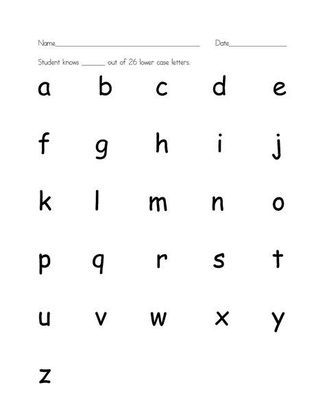
%> input picture All codes/Used Images/image (9).jpeg, 325 x 420 px, shrunk from 474 x 613 before the run
$ octave FINAL_CODE.m   (GNU Octave 9; MATLAB toolbox functions it lacks are replaced by stand-ins)
%> lines starting %> are read from the running program, lines starting %| are printed output that depends on the picture; in (x1, y1, x2, y2) boxes, pixels count from 0 and x2, y2 are one past the last pixel; in counts of white or black regions, pixels touching at a corner belong together; the program's own positions count from 1
clc;
clear;
close all;

% Step 1: Load the image
imageFile = 'image (9).jpeg';  % Replace with your image file path
img = imread(imageFile);  % Read the image
%> img is the input picture: size 420x325x3 uint8; min 0, max 255, mean 250.4

% Step 2: Convert to Grayscale if Necessary
if size(img, 3) == 3  % RGB images have 3 color channels
    gray_img = rgb2gray(img);  % Convert to grayscale
else
    gray_img = img;  % If already grayscale, use as is
end

% Step 3: Improve Image Quality (Contrast Adjustment and Noise Reduction)

% Adaptive histogram equalization to enhance contrast adaptively
clahe_img = adapthisteq(gray_img, 'ClipLimit', 0.02, 'Distribution', 'rayleigh');

% Apply median filter to reduce noise
filtered_img = medfilt2(clahe_img, [3 3]);

% Step 4: Correct Skewness using Hough Transform
edges_img = edge(filtered_img, 'canny');
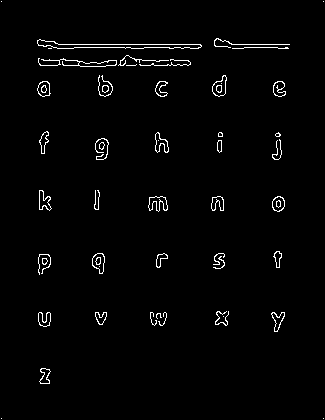
%> edges_img: size 420x325 logical; 1.9% white in thin lines or dots
[H, theta, rho] = hough(edges_img);
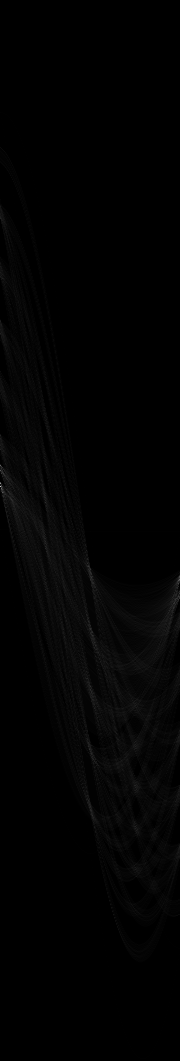
%> H: size 1061x180 double; min 0, max 204, mean 2.5
%> theta = 180 values from -90 to 89; rho = 1061 values from -530 to 530
peaks = houghpeaks(H, 5);
%> peaks = [487 1]
lines = houghlines(edges_img, theta, rho, peaks);
%> lines = 1 line; point1 to point2 (x, y): (39, 45) to (290, 45)

% Compute the dominant angle
angles = [lines.theta];
%> angles = -90
if ~isempty(angles)
    avg_angle = mean(angles);
%> avg_angle = -90
    rotated_img = imrotate(filtered_img, -avg_angle, 'bilinear', 'crop');
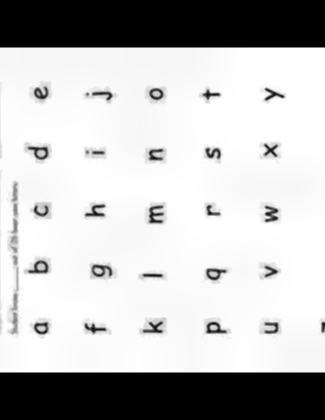
%> rotated_img: size 420x325 uint8; min 0, max 255, mean 189.3
else
    rotated_img = filtered_img; % No rotation if no dominant angle detected
end

% Display processed grayscale image
figure, imshow(rotated_img);
title('Preprocessed Grayscale Image');

% Step 5: Check Contrast Using Standard Deviation
intensity_std = std(double(rotated_img(:)));  % Convert to double for precision
%> intensity_std = 105.2

% Define a threshold for the standard deviation
std_threshold = 20;  % Adjust if needed
disp(['Calculated Standard Deviation: ', num2str(intensity_std)]);
%| Calculated Standard Deviation: 105.1599

if intensity_std < std_threshold
    disp('Low contrast detected. Applying histogram equalization.');
    enhanced_img = histeq(rotated_img);  % Perform histogram equalization
else
    disp('Sufficient contrast detected. Skipping histogram equalization.');
    enhanced_img = rotated_img;
end

% Step 6: Apply Otsu's Thresholding
threshold_value = graythresh(enhanced_img);  % Calculate optimal threshold
%> threshold_value = 0.498
bin_img = imbinarize(enhanced_img, threshold_value);  % Convert to binary image
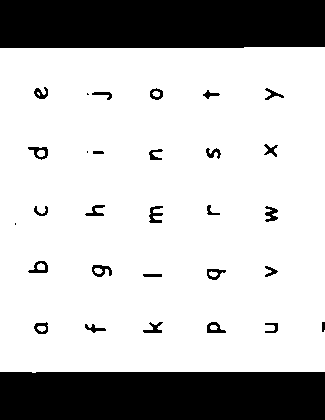
%> bin_img: size 420x325 logical; 75.6% white; 31 black regions (3 under 20 px), largest, box (x1, y1, x2, y2) and area: (0, 372, 325, 420) 15596, (0, 0, 325, 48) 15519, (149, 206, 163, 223) 133

% Invert the binary image if needed (white background, black text)
bin_img = ~bin_img;

% Define a structuring element for morphological operations
se = strel('disk', 1);

% Apply opening (removes small noise)
opened_img = imopen(bin_img, se);
%> opened_img: size 420x325 logical; 24.3% white; 30 white regions (2 under 20 px), largest, box (x1, y1, x2, y2) and area: (0, 372, 325, 420) 15596, (0, 0, 325, 48) 15519, (149, 206, 163, 223) 125

% Apply closing (fills small holes)
processed_img = imclose(opened_img, se);
%> processed_img: size 420x325 logical; 24.3% white; 30 white regions (2 under 20 px), largest, box (x1, y1, x2, y2) and area: (0, 372, 325, 420) 15596, (0, 0, 325, 48) 15519, (149, 206, 163, 223) 127

% Step 7: Noise Removal
[L, num] = bwlabel(processed_img);
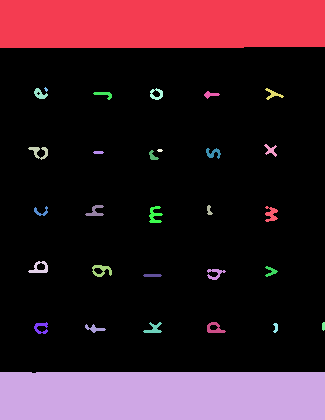
%> L: size 420x325 double; 31 distinct labels, from 0 to 30; one colour per label, 0 black
%> num = 30
stats = regionprops(L, 'Area');
%> stats = 30 regions; largest, Area: 15596, 15519, 127, 126, 119

area_threshold = 50;  % Components smaller than this will be removed
filtered_img = processed_img;
for i = 1:num
    if stats(i).Area < area_threshold
        filtered_img(L == i) = 0;
    end
end
%> this loop made 30 passes
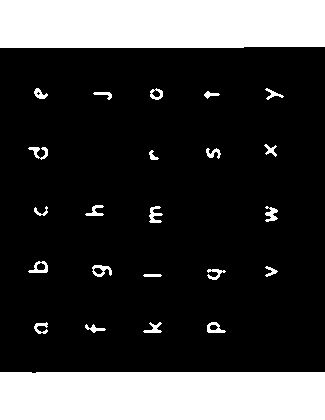
%> filtered_img: size 420x325 logical; 24.2% white; 24 white regions

% Step 8: Character Segmentation
[L, num_components] = bwlabel(filtered_img);
%> L: size 420x325 double; 25 distinct labels, from 0 to 24
%> num_components = 24
stats = regionprops(L, 'BoundingBox', 'Area');
%> stats = 24 regions; largest, box (x1, y1, x2, y2) and Area: (0, 372, 325, 420) 15596, (0, 0, 325, 48) 15519, (149, 206, 163, 223) 127, (92, 265, 112, 277) 126, (28, 261, 48, 273) 119

% Determine dynamic thresholds based on median area
areas = [stats.Area];
%> areas = 24 values, max 15596 at index 2, min 50 at index 14, mean 1377.6
min_size = median(areas) * 0.5;
%> min_size = 44
char_min_size = min_size * 0.2;
%> char_min_size = 8.8
disp(['Dynamic min_size: ', num2str(min_size)]);
%| Dynamic min_size: 44
disp(['Dynamic char_min_size: ', num2str(char_min_size)]);
%| Dynamic char_min_size: 8.8

% Create folder to save segmented characters
output_folder = 'Seg_Imgs';
if ~exist(output_folder, 'dir')
    mkdir(output_folder);
end

total_letters = 0;

% Process each detected component
for i = 1:num_components
    if stats(i).Area < min_size
        continue;
    end

    % Get bounding box of the valid component
    bbox = stats(i).BoundingBox;

    % Crop the image for the valid component
    line_img = imcrop(filtered_img, bbox);

    % Label connected components (characters) within the line
    [L_char, num_chars] = bwlabel(line_img);
    char_stats = regionprops(L_char, 'BoundingBox', 'Area');

    % Filter valid characters by size
    valid_char_stats = char_stats([char_stats.Area] >= char_min_size);

    % Save each valid character
    for j = 1:length(valid_char_stats)
        char_bbox = valid_char_stats(j).BoundingBox;
        char_img = imcrop(line_img, char_bbox);

        % Save the segmented character
        total_letters = total_letters + 1;
        output_path = fullfile(output_folder, sprintf('char_%d.png', total_letters));
        imwrite(char_img, output_path);
    end
end
%> this loop made 24 passes
%> (bbox, valid_char_stats) on passes 2 to 11: ([0.5 372.5 325 48], {Area 15596, BoundingBox [0.5 0.5 325 48]}), ([28.5 147.5 20 13], {Area 115, BoundingBox [0.5 0.5 20 13]}), ([28.5 261.5 20 12], {Area 119, BoundingBox [0.5 0.5 20 12]}), ([34.5 88.5 14 11], {Area 83, BoundingBox [0.5 0.5 14 11]}), ([34.5 206.5 14 10], {Area 56, BoundingBox [0.5 0.5 14 10]}), ([34.5 322.5 14 12], {Area 89, BoundingBox [0.5 0.5 14 12]}), ([85.5 205.5 19 11], {Area 101, BoundingBox [0.5 0.5 19 11]}), ([85.5 324.5 21 9], {Area 80, BoundingBox [0.5 0.5 21 9]}), ([92.5 265.5 20 12], {Area 126, BoundingBox [0.5 0.5 20 12]}), ([93.5 92.5 19 8], {Area 69, BoundingBox [0.5 0.5 19 8]})
%> valid_char_stats on pass 1: {Area 15519, BoundingBox [0.5 0.5 325 48]}
%> pass 2, `line_img = imcrop(filtered_img, bbox);`:
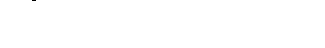
%> line_img: size 48x325 logical; 100% white; black in thin lines or dots, all inside (x1, y1, x2, y2) = (32, 0, 36, 1)
%> after the loop, total_letters = 24

disp(['Total number of letters detected and saved: ', num2str(total_letters)]);
%| Total number of letters detected and saved: 24

disp(' ');
disp(' ');
disp('Saved to Seg_Imgs!');
disp('Please use model to convert to text');

$ run again, with All codes/Used Images/image (11).jpeg copied over All codes/Used Images/image (9).jpeg
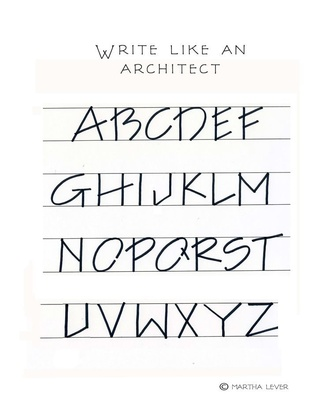
%> input picture All codes/Used Images/image (11).jpeg, 324 x 420 px, shrunk from 735 x 952 before the run
%> img is the input picture: size 420x324x3 uint8; mean R, G, B 242.7, 242.7, 242.5
%> edges_img: size 420x324 logical; 6.7% white in thin lines or dots
%> theta = 180 values from -90 to 89; rho = 1061 values from -530 to 530
%> peaks = [438 1; 827 91; 360 1; 325 1; 259 1]
%> lines = 5 lines; point1 to point2 (x, y): (38, 94) to (296, 94), (43, 207) to (297, 207), (297, 95) to (297, 315), (133, 273) to (297, 273), (106, 172) to (263, 172)
%> angles = [-90 0 -90 -90 -90]
%> avg_angle = -72
%> intensity_std = 93.74
%| Calculated Standard Deviation: 93.7443
%> threshold_value = 0.467
%> opened_img: size 420x324 logical; 22.6% white; 80 white regions (27 under 20 px), largest, box (x1, y1, x2, y2) and area: (0, 328, 280, 420) 13101, (44, 0, 324, 92) 13093, (243, 233, 286, 274) 275
%> processed_img: size 420x324 logical; 22.6% white; 79 white regions (27 under 20 px), largest, box (x1, y1, x2, y2) and area: (0, 328, 280, 420) 13101, (44, 0, 324, 92) 13093, (243, 233, 286, 274) 276
%> num = 79
%> `stats = regionprops(L, 'Area');`: stats = 79 regions; largest, Area: 13101, 13093, 276, 265, 213
%> the loop `for i = 1:num` made 79 passes
%> after the loop `for i = 1:num`:
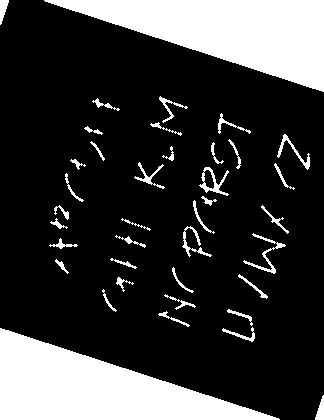
%> filtered_img: size 420x324 logical; 22.1% white; 39 white regions
%> num_components = 39
%> `stats = regionprops(L, 'BoundingBox', 'Area');`: stats = 39 regions; largest, box (x1, y1, x2, y2) and Area: (0, 328, 280, 420) 13101, (44, 0, 324, 92) 13093, (243, 233, 286, 274) 276, (199, 167, 229, 196) 265, (277, 134, 310, 170) 213
%> areas = 39 values, max 13101 at index 2, min 54 at index 22, mean 771.8
%> min_size = 44
%> char_min_size = 8.8
%| Dynamic min_size: 44
%| Dynamic char_min_size: 8.8
%> the loop `for i = 1:num_components` made 39 passes
%> (bbox, num_chars, valid_char_stats) on passes 3 to 8: ([44.5 0.5 280 92], 1, {Area 13093, BoundingBox [0.5 0.5 280 92]}), ([49.5 238.5 29 11], 1, {Area 95, BoundingBox [0.5 0.5 29 11]}), ([50.5 218.5 18 11], 2, {Area 62, BoundingBox [0.5 0.5 18 11]}), ([54.5 205.5 15 15], 2, {Area 73, BoundingBox [0.5 0.5 15 15]}), ([55.5 259.5 14 15], 1, {Area 59, BoundingBox [0.5 0.5 14 15]}), ([65.5 173.5 19 29], 1, {Area 84, BoundingBox [0.5 0.5 19 29]})
%> pass 3, `line_img = imcrop(filtered_img, bbox);`:
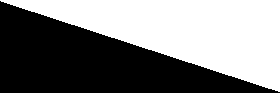
%> line_img: size 93x280 logical; 50.3% white; 1 black region, box (x1, y1, x2, y2) and area: (0, 1, 280, 93) 12947
%> after the loop `for i = 1:num_components`: total_letters = 44
%| Total number of letters detected and saved: 44
